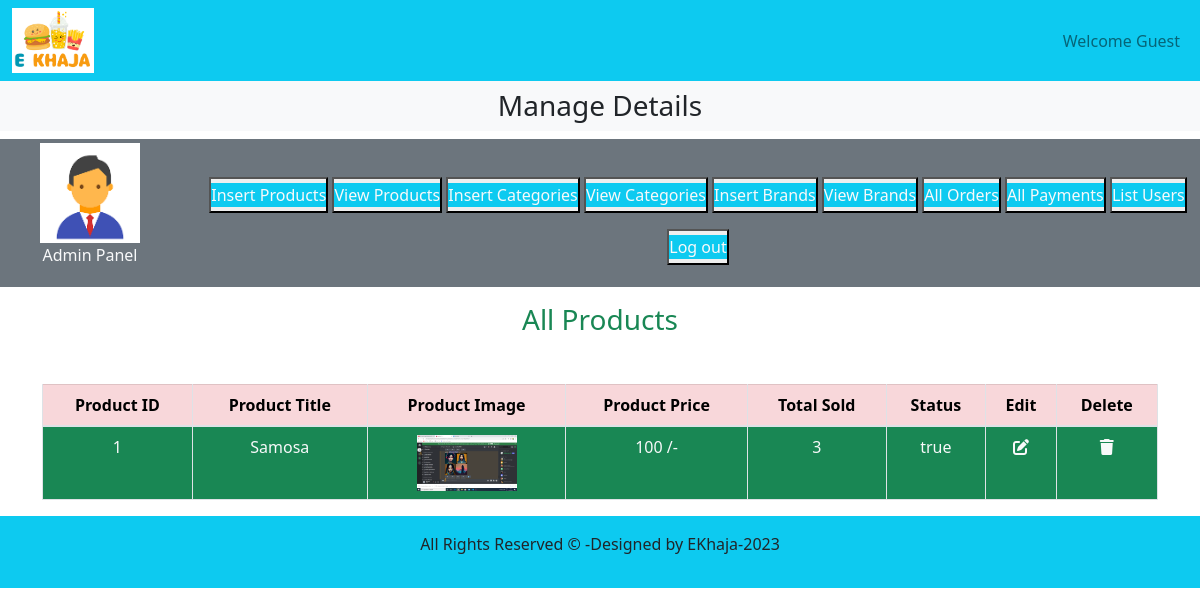
The page /admin_area/index.php?view_products on the database its author committed.
### tables this page shows
CREATE TABLE `products` (
  `product_id` int(11) NOT NULL,
  `product_title` varchar(100) NOT NULL,
  `product_description` varchar(255) NOT NULL,
  `product_keywords` varchar(255) NOT NULL,
  `category_id` int(11) NOT NULL,
  `brand_id` int(11) NOT NULL,
  `product_image1` varchar(255) NOT NULL,
  `product_image2` varchar(255) NOT NULL,
  `product_image3` varchar(255) NOT NULL,
  `product_price` varchar(100) NOT NULL,
  `date` timestamp NOT NULL DEFAULT current_timestamp() ON UPDATE current_timestamp(),
  `status` varchar(100) NOT NULL
);

### admin_area/view_products.php (the view, shortened to what this page needs)
<!DOCTYPE html>
<html lang="en">
<head>
    <link rel="stylesheet" href="style.css">
    <link href="https://cdn.jsdelivr.net/npm/bootstrap@5.3.0/dist/css/bootstrap.min.css" rel="stylesheet"
>
</head>
<body>
    <h3 class="text-center text-success">All Products</h3>
    <table class="table table-bordered  mt-5">
        <thead class="bg-info table table-danger table-hover text-center">
            <tr>
                <th>Product ID</th>
                <th>Product Title</th>
                <th>Product Image</th>
                <th>Product Price</th>
                <th>Total Sold</th>
                <th>Status</th>
                <th>Edit</th>
                <th>Delete</th>
            </tr>
        <tbody class="table-hover ">
            <?php
            $get_products = "select * from `products`";
            $result = mysqli_query($con, $get_products);
            $number = 0;
            while ($row = mysqli_fetch_assoc($result)) {
                $product_id = $row['product_id'];
                $product_title = $row['product_title'];
                $product_image1 = $row['product_image1'];
                $product_price = $row['product_price'];
                $status = $row['status'];
                $number++;
                echo "<tr class='text-center'>
                    <td class='text-light bg-success  '>$number</td>
                    <td class='text-light bg-success '>$product_title</td>
                    <td class='text-light bg-success '><img src='./product_images/$product_image1' class='product_img'/></td>
                    <td class='text-light bg-success '>$product_price /-</td>
                    <td class='text-light bg-success '>";
                ?>
                <?php
                $get_count = "select * from `orders_pending` where product_id=$product_id";
                $result_count = mysqli_query($con, $get_count);
                $rows_count = mysqli_num_rows($result_count);
                echo $rows_count;
                ?>
                <?php
                echo "</td>
                    <td class='text-light bg-success '>$status</td>
                    <td class='text-light bg-success '>
                    <a href='index.php?edit_products= $product_id' class='text-light'>
                    <i class='fa-solid fa-pen-to-square'></i>
                    </a>
                    </td>
                    <td class='text-light bg-success '>
                    <a href='index.php?delete_product= $product_id' class='text-light' class='text-light'>
                    <i class='fa-solid fa-trash'></i>
                    </a>
                    </td>
                </tr>";
            }
            ?>
        </tbody>
        </thead>
    </table>
</body>
</html>

### style.css (style rules this page uses)
* { padding: 0; margin: 0; box-sizing: border-box; }

### admin_area/index.php (style rules this page uses)
body { overflow-x: hidden; }

### admin_area/view_products.php (style rules this page uses)
.product_img { width: 100px; object-fit: contain; }

### rows shown on the page
products: product_title "Samosa", product_image1 (picture), product_price "100", rows_count "3", status "true"
